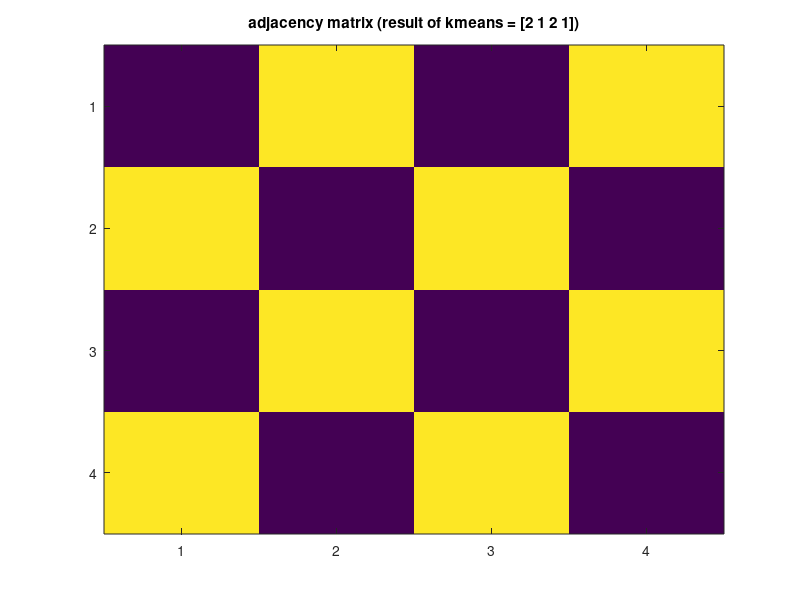

This chart was generated by the following MATLAB code:
m = [0 1 0 1; 1 0 1 0; 0 1 0 1; 1 0 1 0];
imagesc(m);
title('adjacency matrix (result of kmeans = [2 1 2 1])');
kmeans(m,2)
